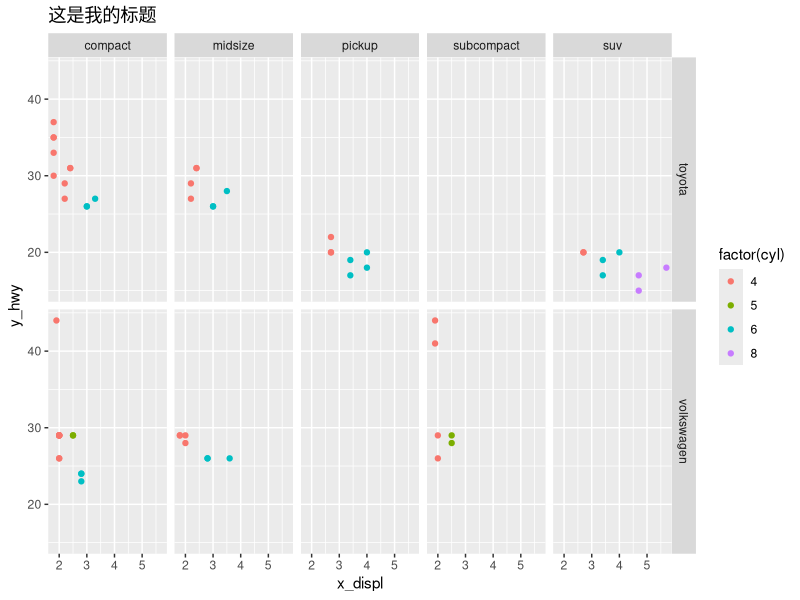
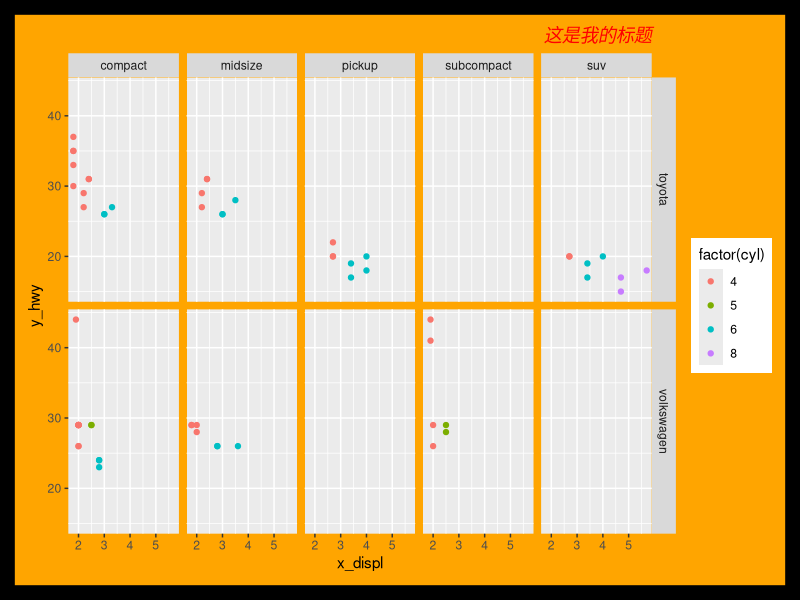
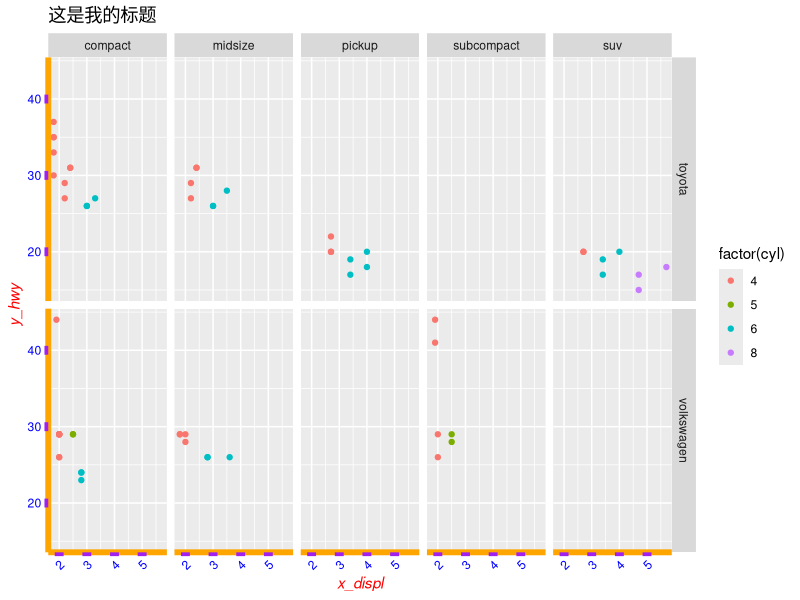
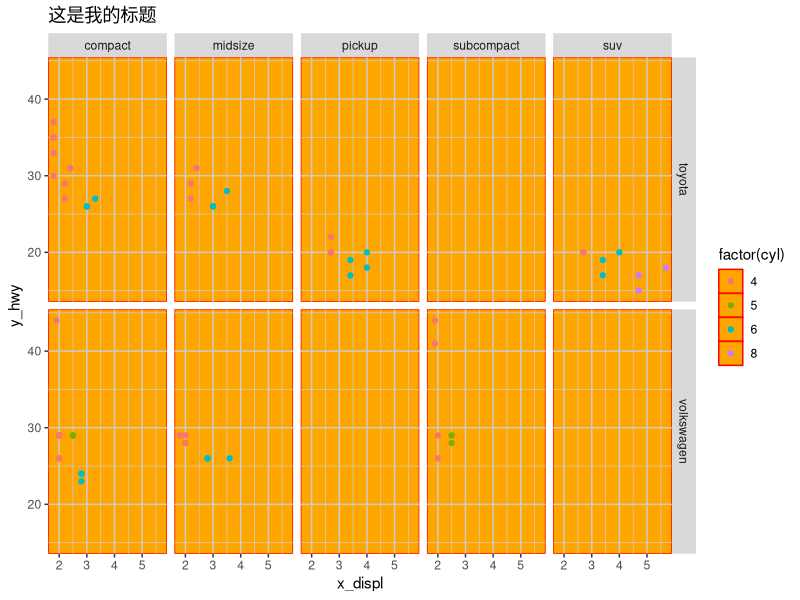
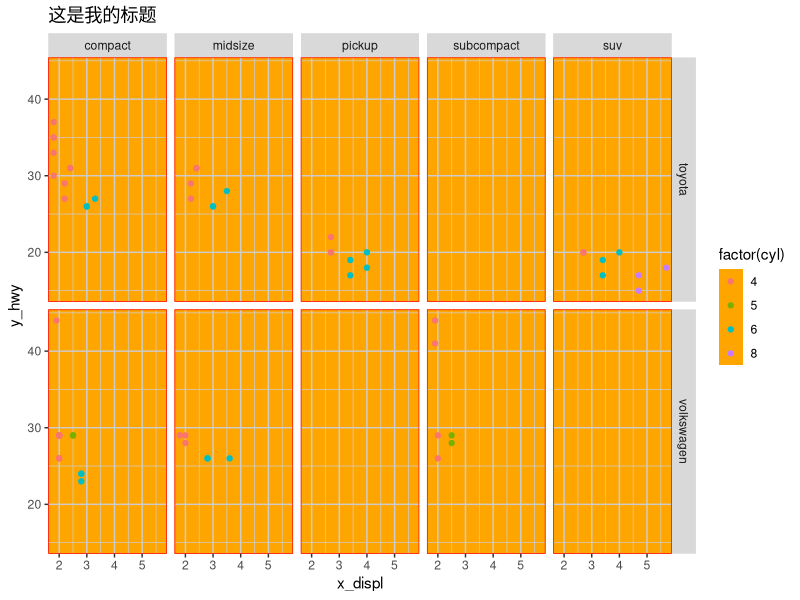
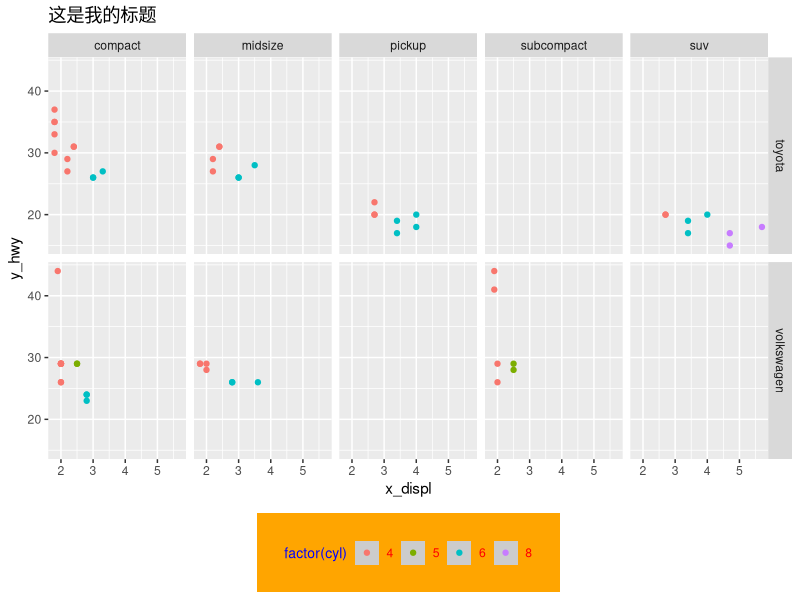
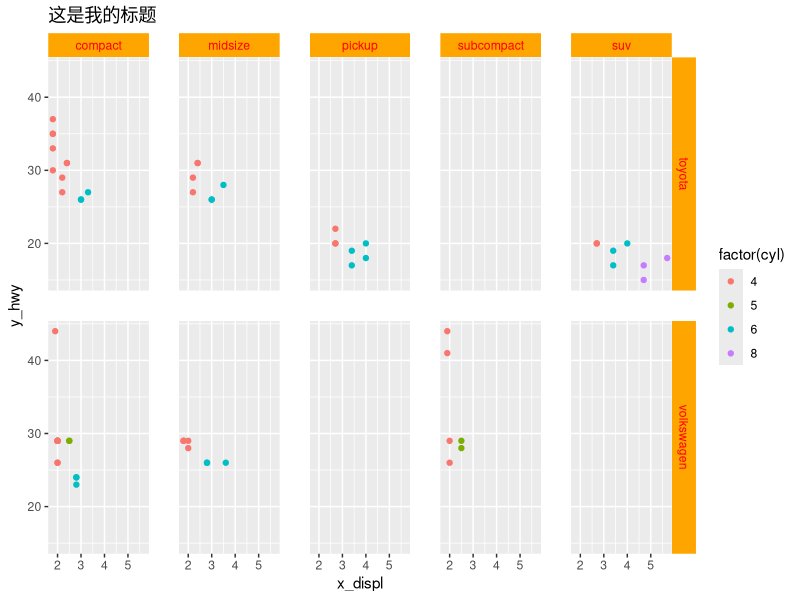

Here is the R script that generated these plots, in order: (Note: this script raises an error after producing the figures.)
## ---- chunk 1
library(tidyverse)
## ---- chunk 2
glimpse(mpg)
## ---- chunk 3
df <- mpg %>%
   filter(class != "2seater", manufacturer %in% c("toyota", "volkswagen"))
df
## ---- chunk 4
df %>% 
  ggplot(aes(x = displ, y = hwy, color = factor(cyl))) +
  geom_point() +
  facet_grid(vars(manufacturer), vars(class)) +
  ggtitle("这是我的标题") +
  labs(x = "x_displ", y = "y_hwy")
## ---- chunk 5
df %>% 
  ggplot(aes(x = displ, y = hwy, color = factor(cyl))) +
  geom_point() +
  facet_grid(vars(manufacturer), vars(class)) +
  ggtitle("这是我的标题") +
  labs(x = "x_displ", y = "y_hwy") +
  
  theme(
    plot.background = element_rect(fill = "orange", color ="black", size = 10),
    plot.title = element_text(hjust = 1, color = "red", face = "italic"), 
    plot.margin = margin(t = 20, r = 20, b = 20, l = 20, unit ="pt")
 )
## ---- chunk 6
df %>% 
  ggplot(aes(x = displ, y = hwy, color = factor(cyl))) +
  geom_point() +
  facet_grid(vars(manufacturer), vars(class)) +
  ggtitle("这是我的标题") +
  labs(x = "x_displ", y = "y_hwy") +
  
  theme(
    axis.line = element_line(color = "orange", size = 2),
    axis.title = element_text(color = "red", face = "italic"), 
    axis.ticks = element_line(color = "purple", size = 3),
    axis.text = element_text(color = "blue"),
    axis.text.x = element_text(angle = 45, hjust = 1)
 )
## ---- chunk 7
df %>% 
  ggplot(aes(x = displ, y = hwy, color = factor(cyl))) +
  geom_point() +
  facet_grid(vars(manufacturer), vars(class)) +
  ggtitle("这是我的标题") +
  labs(x = "x_displ", y = "y_hwy") +
  
  theme(
    panel.background = element_rect(fill = "orange", color = "red"),
    panel.grid = element_line(color = "grey80", size = 0.5)
 )
## ---- chunk 8
df %>% 
  ggplot(aes(x = displ, y = hwy, color = factor(cyl))) +
  geom_point() +
  facet_grid(vars(manufacturer), vars(class)) +
  ggtitle("这是我的标题") +
  labs(x = "x_displ", y = "y_hwy") +
  
  theme(
    panel.background = element_rect(fill = "orange"),
    panel.grid = element_line(color = "grey80", size = 0.5), 
    panel.border = element_rect(color = "red", fill = NA)
 )
## ---- chunk 9
df %>% 
  ggplot(aes(x = displ, y = hwy, color = factor(cyl))) +
  geom_point() +
  facet_grid(vars(manufacturer), vars(class)) +
  ggtitle("这是我的标题") +
  labs(x = "x_displ", y = "y_hwy") +
  
  theme(
    legend.background = element_rect(fill = "orange"),
    legend.title = element_text(color = "blue", size = 10),
    legend.key = element_rect(fill = "grey80"), 
    legend.text = element_text(color = "red"),
    legend.margin = margin(t = 20, r = 20, b = 20, l = 20, unit ="pt"),
    legend.position = "bottom"
 )
## ---- chunk 10
df %>% 
  ggplot(aes(x = displ, y = hwy, color = factor(cyl))) +
  geom_point() +
  facet_grid(vars(manufacturer), vars(class)) +
  ggtitle("这是我的标题") +
  labs(x = "x_displ", y = "y_hwy") +
  
  theme(
    strip.background = element_rect(fill = "orange"),
    strip.text = element_text(color = "red"),
    panel.spacing = unit(0.3, "inch")#,
    #strip.switch.pad.grid = 
 )
## ---- chunk 11
knitr::include_graphics("images/ggplot2-themes.jpg")
